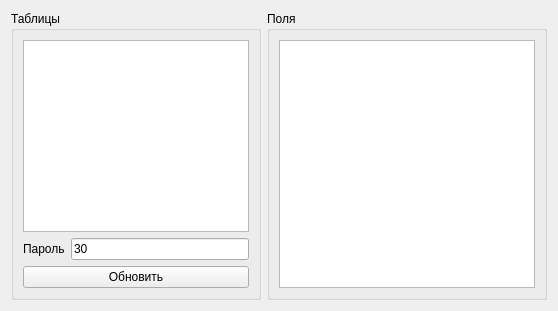
      <widget class="QWidget" name="tablesTab">
       <attribute name="title">
        <string>Таблицы</string>
       </attribute>
       <layout class="QHBoxLayout" name="horizontalLayout_14">
        <item>
         <widget class="QGroupBox" name="tablesListWidget">
          <property name="maximumSize">
           <size>
            <width>250</width>
            <height>16777215</height>
           </size>
          </property>
          <property name="title">
           <string>Таблицы</string>
          </property>
          <property name="flat">
           <bool>false</bool>
          </property>
          <layout class="QVBoxLayout" name="verticalLayout_8">
           <item>
            <widget class="QListWidget" name="tablesFieldsListWidget"/>
           </item>
           <item>
            <layout class="QHBoxLayout" name="horizontalLayout_15">
             <item>
              <widget class="QLabel" name="label_23">
               <property name="text">
                <string>Пароль</string>
               </property>
              </widget>
             </item>
             <item>
              <widget class="QLineEdit" name="tablesPasswordLineEdit">
               <property name="text">
                <string>30</string>
               </property>
              </widget>
             </item>
            </layout>
           </item>
           <item>
            <widget class="QPushButton" name="tablesUpdateTablesPushButton">
             <property name="text">
              <string>Обновить</string>
             </property>
            </widget>
           </item>
          </layout>
         </widget>
        </item>
        <item>
         <widget class="QGroupBox" name="groupBox_5">
          <property name="title">
           <string>Поля</string>
          </property>
          <layout class="QHBoxLayout" name="horizontalLayout_13">
           <item>
            <widget class="QTableWidget" name="tablesFieldsTableWidget"/>
           </item>
          </layout>
         </widget>
        </item>
       </layout>
      </widget>
